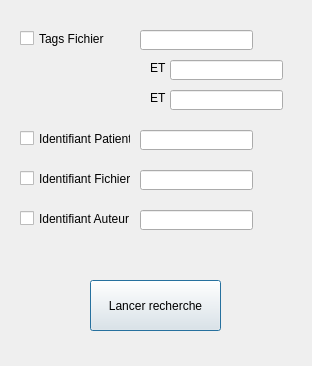
<?xml version="1.0" encoding="UTF-8"?>
<ui version="4.0">
 <class>getfiledialogClass</class>
 <widget class="QDialog" name="getfiledialogClass">
  <property name="geometry">
   <rect>
    <x>0</x>
    <y>0</y>
    <width>312</width>
    <height>366</height>
   </rect>
  </property>
  <property name="minimumSize">
   <size>
    <width>312</width>
    <height>366</height>
   </size>
  </property>
  <property name="maximumSize">
   <size>
    <width>312</width>
    <height>366</height>
   </size>
  </property>
  <property name="windowTitle">
   <string>getfiledialog</string>
  </property>
  <widget class="QCheckBox" name="checkBox_IdPatient">
   <property name="geometry">
    <rect>
     <x>20</x>
     <y>130</y>
     <width>111</width>
     <height>17</height>
    </rect>
   </property>
   <property name="text">
    <string>Identifiant Patient</string>
   </property>
  </widget>
  <widget class="QLineEdit" name="lineEdit_Tag1">
   <property name="geometry">
    <rect>
     <x>140</x>
     <y>30</y>
     <width>113</width>
     <height>20</height>
    </rect>
   </property>
  </widget>
  <widget class="QLineEdit" name="lineEdit_Tag3">
   <property name="geometry">
    <rect>
     <x>170</x>
     <y>90</y>
     <width>113</width>
     <height>20</height>
    </rect>
   </property>
  </widget>
  <widget class="QLineEdit" name="lineEdit_Tag2">
   <property name="geometry">
    <rect>
     <x>170</x>
     <y>60</y>
     <width>113</width>
     <height>20</height>
    </rect>
   </property>
  </widget>
  <widget class="QCheckBox" name="checkBox_TagsFile">
   <property name="geometry">
    <rect>
     <x>20</x>
     <y>30</y>
     <width>111</width>
     <height>17</height>
    </rect>
   </property>
   <property name="text">
    <string>Tags Fichier</string>
   </property>
  </widget>
  <widget class="QLineEdit" name="lineEdit_IdPatient">
   <property name="geometry">
    <rect>
     <x>140</x>
     <y>130</y>
     <width>113</width>
     <height>20</height>
    </rect>
   </property>
  </widget>
  <widget class="QLabel" name="label">
   <property name="geometry">
    <rect>
     <x>150</x>
     <y>60</y>
     <width>21</width>
     <height>16</height>
    </rect>
   </property>
   <property name="text">
    <string>ET</string>
   </property>
  </widget>
  <widget class="QLabel" name="label_2">
   <property name="geometry">
    <rect>
     <x>150</x>
     <y>90</y>
     <width>21</width>
     <height>16</height>
    </rect>
   </property>
   <property name="text">
    <string>ET</string>
   </property>
  </widget>
  <widget class="QLineEdit" name="lineEdit_IdFile">
   <property name="geometry">
    <rect>
     <x>140</x>
     <y>170</y>
     <width>113</width>
     <height>20</height>
    </rect>
   </property>
  </widget>
  <widget class="QCheckBox" name="checkBox_IdFile">
   <property name="geometry">
    <rect>
     <x>20</x>
     <y>170</y>
     <width>111</width>
     <height>17</height>
    </rect>
   </property>
   <property name="text">
    <string>Identifiant Fichier</string>
   </property>
  </widget>
  <widget class="QLineEdit" name="lineEdit_IdAuthor">
   <property name="geometry">
    <rect>
     <x>140</x>
     <y>210</y>
     <width>113</width>
     <height>20</height>
    </rect>
   </property>
  </widget>
  <widget class="QCheckBox" name="checkBox_IdAuthor">
   <property name="geometry">
    <rect>
     <x>20</x>
     <y>210</y>
     <width>111</width>
     <height>17</height>
    </rect>
   </property>
   <property name="text">
    <string>Identifiant Auteur</string>
   </property>
  </widget>
  <widget class="QPushButton" name="pushButton_Start">
   <property name="geometry">
    <rect>
     <x>90</x>
     <y>280</y>
     <width>131</width>
     <height>51</height>
    </rect>
   </property>
   <property name="minimumSize">
    <size>
     <width>131</width>
     <height>0</height>
    </size>
   </property>
   <property name="text">
    <string>Lancer recherche</string>
   </property>
  </widget>
 </widget>
 <layoutdefault spacing="6" margin="11"/>
 <resources>
  <include location="getfiledialog.qrc"/>
 </resources>
 <connections/>
</ui>
